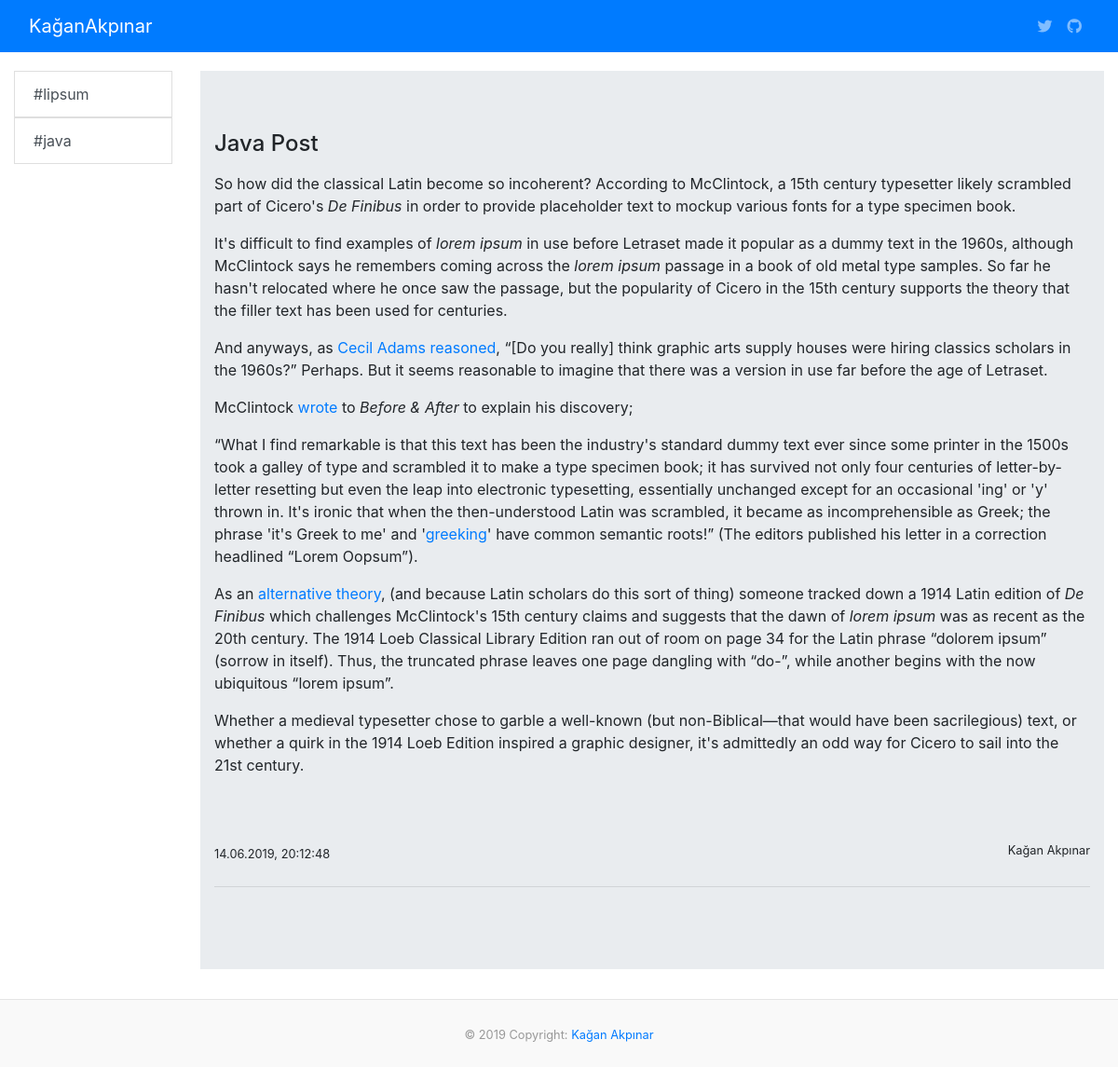
Screenshot of /post/2 with the database file from the repository.
### blog.py (models this page shows, shortened)
class Category(db.Model):
    __tablename__ = "category"
    id = db.Column(db.Integer, primary_key=True)
    name = db.Column(db.String(50), nullable=False)

class Post(db.Model):
    __tablename__ = "post"
    id = db.Column(db.Integer, primary_key=True)
    title = db.Column(db.String(), nullable=False)
    content = db.Column(db.Text(), nullable=False)
    date = db.Column(db.String(), nullable=False, default=time.strftime('%d.%m.%Y'))
    author = db.Column(db.String(), nullable=False)
    category_id = db.Column(db.Integer, db.ForeignKey('category.id'), nullable=False)
    category = db.relationship('Category', backref=db.backref('posts', lazy=True)   )

### blog.py (the view)
@app.route("/post/<string:id>")
def post(id):
    post = Post.query.filter_by(id=id).first()
    category = Category.query.all()
    if post:
        return render_template("post.html", post = post, category = category)
    else:
        flash("Post not found :(", "danger")
        return redirect(url_for("home"))

### templates/post.html (shortened to what this page needs)
{% extends "layout.html" %}
{% block body%}
<div class="row">
  <div class="col-md-2">
    {% include "sidebar.html" %}
  </div>
  <div class="col-md-10">
    <div class="jumbotron jumbotron-fluid">
      <div class="container">
        <h4>{{ post.title }}</h4>
        <p class="lead">{{ post.content|safe }}</p>
        <small>{{post.date}}</small>
        <small class="float-right">{{ post.author }}</small>
        <hr class="my-4">
      </div>
    </div>
  </div>
</div>
{% endblock %}

### templates/sidebar.html
{% for category in category %}
<ul class="list-group">
  <a href="/categories/{{category.name}}" class="list-group-item list-group-item-action"  style="border-radius:0px">
    #{{ category.name }}
  </a>
</ul>
{% endfor %}

### rows the page displays
Category: name "lipsum"
Category: name "java"
Post: title "Java Post", content "So how did the classical Latin become so incoherent? According to McClintock, a 15th century typesetter likely scrambled part of Cicero's De Finibus in order to provide placeholder text to mockup various fonts for a type specimen book. It's difficult to find examples of lorem ipsum in use before Letraset made it popular as a dummy text in the 1960s, although McClintock says he remembers coming across the lorem ipsum passage in a book of old metal type samples. So far he hasn't relocated where he once saw the passage, but the popularity of Cicero in the 15th century supports the theory that the filler text has been used for centuries. And anyways, as Cecil Adams reasoned , “[Do you really]…", date "14.06.2019, 20:12:48", author "Kağan Akpınar"
